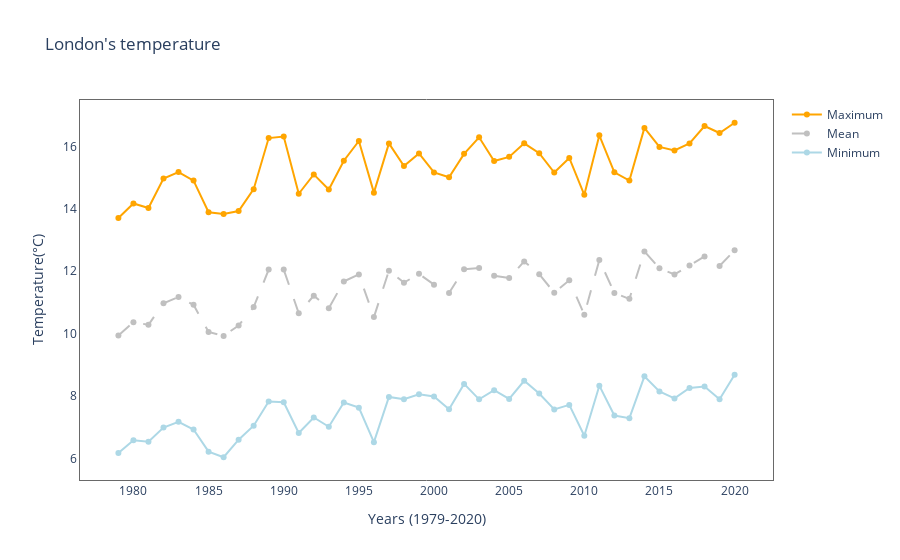

The cell this chart's notebook holds for it:
### Code cell
layout = go.Layout(
    title = "London's temperature",
    plot_bgcolor = "#FFF",
    hovermode = "x",
    hoverdistance = 100,
    spikedistance = 1000,
    xaxis=dict(
        title = "Years (1979-2020)",
        linecolor = "dimgray",
        showgrid = False,
        showspikes = True,
        spikethickness = 1,
        spikedash = 'dash',
        spikecolor = 'darkgrey',
        spikemode = 'across',
        mirror = True
    ),
    yaxis=dict(
        title = "Temperature(°C)",  
        linecolor = "dimgray",
        mirror = True
    )
)

plot = go.Figure(data = [ go.Scatter(x = yearly_df.year, y = yearly_df.max_temp, name = 'Maximum',
                                    mode = 'lines+markers', line_color = 'orange'),
                         go.Scatter(x = yearly_df.year, y = yearly_df.mean_temp, name = 'Mean', mode = 'lines+markers',
                                    line = dict(color = 'silver', dash = 'longdash')),
                         go.Scatter(x = yearly_df.year, y = yearly_df.min_temp, name = 'Minimum',
                                    mode = 'lines+markers', line_color = 'lightblue') ],
                 layout = layout)
plot.show()

### Figure 1 — Plotly figure (JSON) as saved in the notebook; plotly's stock layout.template omitted (floating-point values rounded to 4 significant figures)
{"data": [{"line": {"color": "orange"}, "mode": "lines+markers", "name": "Maximum", "type": "scatter", "x": [1979, 1980, 1981, 1982, 1983, 1984, 1985, 1986, 1987, 1988, 1989, 1990, 1991, 1992, 1993, 1994, 1995, 1996, 1997, 1998, 1999, 2000, 2001, 2002, 2003, 2004, 2005, 2006, 2007, 2008, 2009, 2010, 2011, 2012, 2013, 2014, 2015, 2016, 2017, 2018, 2019, 2020], "y": [13.7, 14.17, 14.02, 14.97, 15.18, 14.9, 13.89, 13.83, 13.93, 14.63, 16.27, 16.31, 14.48, 15.1, 14.62, 15.54, 16.17, 14.52, 16.09, 15.37, 15.77, 15.17, 15.01, 15.76, 16.29, 15.53, 15.66, 16.1, 15.78, 15.16, 15.63, 14.45, 16.36, 15.17, 14.9, 16.59, 15.98, 15.87, 16.1, 16.65, 16.43, 16.76]}, {"line": {"color": "silver", "dash": "longdash"}, "mode": "lines+markers", "name": "Mean", "type": "scatter", "x": [1979, 1980, 1981, 1982, 1983, 1984, 1985, 1986, 1987, 1988, 1989, 1990, 1991, 1992, 1993, 1994, 1995, 1996, 1997, 1998, 1999, 2000, 2001, 2002, 2003, 2004, 2005, 2006, 2007, 2008, 2009, 2010, 2011, 2012, 2013, 2014, 2015, 2016, 2017, 2018, 2019, 2020], "y": [9.939, 10.37, 10.28, 10.97, 11.17, 10.92, 10.05, 9.927, 10.26, 10.85, 12.05, 12.05, 10.65, 11.21, 10.82, 11.67, 11.9, 10.53, 12.02, 11.63, 11.92, 11.57, 11.3, 12.06, 12.1, 11.85, 11.78, 12.31, 11.91, 11.31, 11.71, 10.61, 12.36, 11.3, 11.11, 12.63, 12.09, 11.9, 12.18, 12.47, 12.17, 12.67]}, {"line": {"color": "lightblue"}, "mode": "lines+markers", "name": "Minimum", "type": "scatter", "x": [1979, 1980, 1981, 1982, 1983, 1984, 1985, 1986, 1987, 1988, 1989, 1990, 1991, 1992, 1993, 1994, 1995, 1996, 1997, 1998, 1999, 2000, 2001, 2002, 2003, 2004, 2005, 2006, 2007, 2008, 2009, 2010, 2011, 2012, 2013, 2014, 2015, 2016, 2017, 2018, 2019, 2020], "y": [6.177, 6.585, 6.535, 6.988, 7.172, 6.926, 6.217, 6.038, 6.601, 7.05, 7.827, 7.801, 6.813, 7.311, 7.015, 7.791, 7.628, 6.522, 7.972, 7.896, 8.055, 7.983, 7.578, 8.388, 7.894, 8.186, 7.908, 8.489, 8.078, 7.569, 7.715, 6.729, 8.332, 7.374, 7.291, 8.63, 8.145, 7.923, 8.258, 8.302, 7.9, 8.684]}], "layout": {"hoverdistance": 100, "hovermode": "x", "plot_bgcolor": "#FFF", "spikedistance": 1000, "title": {"text": "London's temperature"}, "xaxis": {"linecolor": "dimgray", "mirror": true, "showgrid": false, "showspikes": true, "spikecolor": "darkgrey", "spikedash": "dash", "spikemode": "across", "spikethickness": 1, "title": {"text": "Years (1979-2020)"}}, "yaxis": {"linecolor": "dimgray", "mirror": true, "title": {"text": "Temperature(°C)"}}}}
